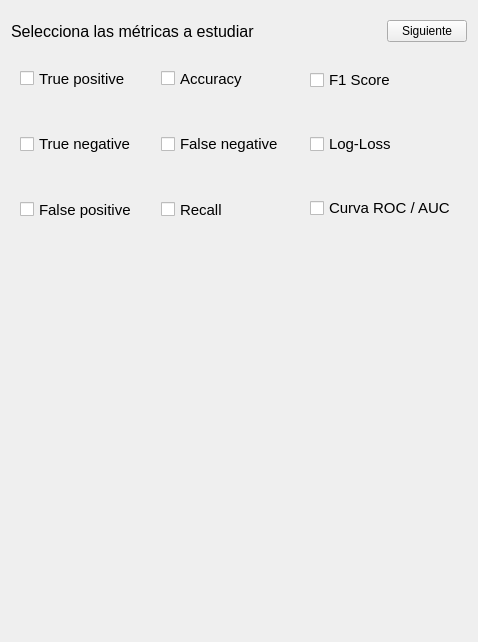
         <widget class="QWidget" name="page_metrics">
          <layout class="QGridLayout" name="gridLayout_4">
           <item row="3" column="0" colspan="3">
            <spacer name="verticalSpacer_4">
             <property name="orientation">
              <enum>Qt::Vertical</enum>
             </property>
             <property name="sizeType">
              <enum>QSizePolicy::Fixed</enum>
             </property>
             <property name="sizeHint" stdset="0">
              <size>
               <width>20</width>
               <height>400</height>
              </size>
             </property>
            </spacer>
           </item>
           <item row="0" column="0" colspan="3">
            <layout class="QHBoxLayout" name="horizontalLayout_10">
             <item>
              <widget class="QLabel" name="add_metrics">
               <property name="sizePolicy">
                <sizepolicy hsizetype="Preferred" vsizetype="Fixed">
                 <horstretch>0</horstretch>
                 <verstretch>0</verstretch>
                </sizepolicy>
               </property>
               <property name="minimumSize">
                <size>
                 <width>0</width>
                 <height>40</height>
                </size>
               </property>
               <property name="font">
                <font>
                 <pointsize>12</pointsize>
                </font>
               </property>
               <property name="text">
                <string>Selecciona las métricas a estudiar</string>
               </property>
              </widget>
             </item>
             <item>
              <spacer name="horizontalSpacer_8">
               <property name="orientation">
                <enum>Qt::Horizontal</enum>
               </property>
               <property name="sizeType">
                <enum>QSizePolicy::Expanding</enum>
               </property>
               <property name="sizeHint" stdset="0">
                <size>
                 <width>0</width>
                 <height>20</height>
                </size>
               </property>
              </spacer>
             </item>
             <item>
              <widget class="QPushButton" name="next_metrics">
               <property name="text">
                <string>Siguiente</string>
               </property>
              </widget>
             </item>
            </layout>
           </item>
           <item row="2" column="0" alignment="Qt::AlignHCenter">
            <widget class="QWidget" name="verticalLayout_10" native="true">
             <property name="sizePolicy">
              <sizepolicy hsizetype="Preferred" vsizetype="MinimumExpanding">
               <horstretch>0</horstretch>
               <verstretch>0</verstretch>
              </sizepolicy>
             </property>
             <property name="font">
              <font>
               <pointsize>11</pointsize>
              </font>
             </property>
             <layout class="QVBoxLayout" name="verticalLayout_7">
              <property name="spacing">
               <number>40</number>
              </property>
              <property name="sizeConstraint">
               <enum>QLayout::SetDefaultConstraint</enum>
              </property>
              <item>
               <widget class="QCheckBox" name="checkBox">
                <property name="sizePolicy">
                 <sizepolicy hsizetype="Minimum" vsizetype="Preferred">
                  <horstretch>0</horstretch>
                  <verstretch>0</verstretch>
                 </sizepolicy>
                </property>
                <property name="font">
                 <font>
                  <pointsize>11</pointsize>
                 </font>
                </property>
                <property name="text">
                 <string>True positive</string>
                </property>
               </widget>
              </item>
              <item>
               <widget class="QCheckBox" name="checkBox_TN">
                <property name="sizePolicy">
                 <sizepolicy hsizetype="Minimum" vsizetype="Preferred">
                  <horstretch>0</horstretch>
                  <verstretch>0</verstretch>
                 </sizepolicy>
                </property>
                <property name="font">
                 <font>
                  <pointsize>11</pointsize>
                 </font>
                </property>
                <property name="text">
                 <string>True negative</string>
                </property>
               </widget>
              </item>
              <item>
               <widget class="QCheckBox" name="checkBox_FP">
                <property name="sizePolicy">
                 <sizepolicy hsizetype="Minimum" vsizetype="Preferred">
                  <horstretch>0</horstretch>
                  <verstretch>0</verstretch>
                 </sizepolicy>
                </property>
                <property name="font">
                 <font>
                  <pointsize>11</pointsize>
                 </font>
                </property>
                <property name="text">
                 <string>False positive</string>
                </property>
               </widget>
              </item>
             </layout>
            </widget>
           </item>
           <item row="2" column="1" alignment="Qt::AlignHCenter">
            <widget class="QWidget" name="verticalLayout_9" native="true">
             <property name="sizePolicy">
              <sizepolicy hsizetype="Preferred" vsizetype="MinimumExpanding">
               <horstretch>0</horstretch>
               <verstretch>0</verstretch>
              </sizepolicy>
             </property>
             <property name="font">
              <font>
               <pointsize>11</pointsize>
              </font>
             </property>
             <layout class="QVBoxLayout" name="verticalLayout_6">
              <property name="spacing">
               <number>40</number>
              </property>
              <item>
               <widget class="QCheckBox" name="checkBox_acc">
                <property name="sizePolicy">
                 <sizepolicy hsizetype="Minimum" vsizetype="Preferred">
                  <horstretch>0</horstretch>
                  <verstretch>0</verstretch>
                 </sizepolicy>
                </property>
                <property name="font">
                 <font>
                  <pointsize>11</pointsize>
                 </font>
                </property>
                <property name="text">
                 <string>Accuracy</string>
                </property>
               </widget>
              </item>
              <item>
               <widget class="QCheckBox" name="checkBox_FN">
                <property name="sizePolicy">
                 <sizepolicy hsizetype="Minimum" vsizetype="Preferred">
                  <horstretch>0</horstretch>
                  <verstretch>0</verstretch>
                 </sizepolicy>
                </property>
                <property name="font">
                 <font>
                  <pointsize>11</pointsize>
                 </font>
                </property>
                <property name="contextMenuPolicy">
                 <enum>Qt::NoContextMenu</enum>
                </property>
                <property name="text">
                 <string>False negative</string>
                </property>
               </widget>
              </item>
              <item>
               <widget class="QCheckBox" name="checkBox_Recall">
                <property name="sizePolicy">
                 <sizepolicy hsizetype="Minimum" vsizetype="Preferred">
                  <horstretch>0</horstretch>
                  <verstretch>0</verstretch>
                 </sizepolicy>
                </property>
                <property name="font">
                 <font>
                  <pointsize>11</pointsize>
                 </font>
                </property>
                <property name="text">
                 <string>Recall</string>
                </property>
               </widget>
              </item>
             </layout>
            </widget>
           </item>
           <item row="2" column="2" alignment="Qt::AlignHCenter">
            <widget class="QWidget" name="verticalLayout_23" native="true">
             <property name="sizePolicy">
              <sizepolicy hsizetype="Preferred" vsizetype="Preferred">
               <horstretch>0</horstretch>
               <verstretch>0</verstretch>
              </sizepolicy>
             </property>
             <property name="font">
              <font>
               <pointsize>11</pointsize>
              </font>
             </property>
             <layout class="QVBoxLayout" name="verticalLayout_16">
              <property name="spacing">
               <number>40</number>
              </property>
              <property name="leftMargin">
               <number>11</number>
              </property>
              <property name="topMargin">
               <number>11</number>
              </property>
              <property name="rightMargin">
               <number>11</number>
              </property>
              <property name="bottomMargin">
               <number>11</number>
              </property>
              <item>
               <widget class="QCheckBox" name="checkBox_F1">
                <property name="sizePolicy">
                 <sizepolicy hsizetype="Minimum" vsizetype="Preferred">
                  <horstretch>0</horstretch>
                  <verstretch>0</verstretch>
                 </sizepolicy>
                </property>
                <property name="font">
                 <font>
                  <pointsize>11</pointsize>
                 </font>
                </property>
                <property name="text">
                 <string>F1 Score</string>
                </property>
               </widget>
              </item>
              <item>
               <widget class="QCheckBox" name="checkBox_LogLoss">
                <property name="sizePolicy">
                 <sizepolicy hsizetype="Minimum" vsizetype="Preferred">
                  <horstretch>0</horstretch>
                  <verstretch>0</verstretch>
                 </sizepolicy>
                </property>
                <property name="font">
                 <font>
                  <pointsize>11</pointsize>
                 </font>
                </property>
                <property name="text">
                 <string>Log-Loss</string>
                </property>
               </widget>
              </item>
              <item>
               <widget class="QCheckBox" name="checkBox_ROC">
                <property name="sizePolicy">
                 <sizepolicy hsizetype="Minimum" vsizetype="Preferred">
                  <horstretch>0</horstretch>
                  <verstretch>0</verstretch>
                 </sizepolicy>
                </property>
                <property name="font">
                 <font>
                  <pointsize>11</pointsize>
                 </font>
                </property>
                <property name="text">
                 <string>Curva ROC / AUC</string>
                </property>
               </widget>
              </item>
             </layout>
            </widget>
           </item>
          </layout>
         </widget>
